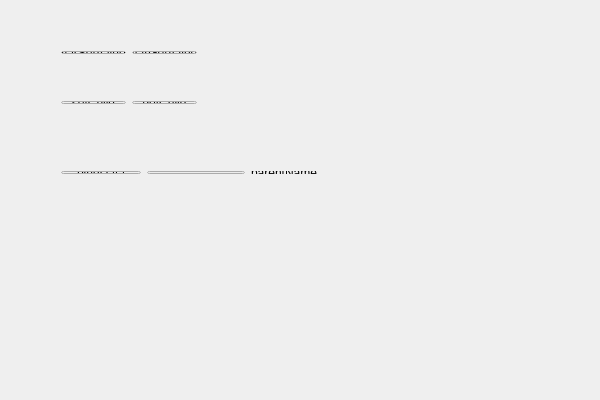
<?xml version="1.0" encoding="UTF-8"?>
<ui version="4.0">
 <class>ReflectDemoMainWidgetClass</class>
 <widget class="QWidget" name="ReflectDemoMainWidgetClass">
  <property name="geometry">
   <rect>
    <x>0</x>
    <y>0</y>
    <width>600</width>
    <height>400</height>
   </rect>
  </property>
  <property name="windowTitle">
   <string>ReflectDemoMainWidget</string>
  </property>
  <widget class="QWidget" name="layoutWidget">
   <property name="geometry">
    <rect>
     <x>50</x>
     <y>40</y>
     <width>158</width>
     <height>25</height>
    </rect>
   </property>
   <layout class="QHBoxLayout" name="horizontalLayout">
    <item>
     <widget class="QPushButton" name="varSetValueButton">
      <property name="sizePolicy">
       <sizepolicy hsizetype="Maximum" vsizetype="Fixed">
        <horstretch>0</horstretch>
        <verstretch>0</verstretch>
       </sizepolicy>
      </property>
      <property name="text">
       <string>varSetValue</string>
      </property>
     </widget>
    </item>
    <item>
     <widget class="QPushButton" name="varGetValueButton">
      <property name="sizePolicy">
       <sizepolicy hsizetype="Maximum" vsizetype="Fixed">
        <horstretch>0</horstretch>
        <verstretch>0</verstretch>
       </sizepolicy>
      </property>
      <property name="text">
       <string>varGetValue</string>
      </property>
     </widget>
    </item>
   </layout>
  </widget>
  <widget class="QWidget" name="layoutWidget">
   <property name="geometry">
    <rect>
     <x>50</x>
     <y>90</y>
     <width>158</width>
     <height>25</height>
    </rect>
   </property>
   <layout class="QHBoxLayout" name="horizontalLayout_2">
    <item>
     <widget class="QPushButton" name="setChildButton">
      <property name="sizePolicy">
       <sizepolicy hsizetype="Maximum" vsizetype="Fixed">
        <horstretch>0</horstretch>
        <verstretch>0</verstretch>
       </sizepolicy>
      </property>
      <property name="text">
       <string>setChild</string>
      </property>
     </widget>
    </item>
    <item>
     <widget class="QPushButton" name="getChildButton">
      <property name="sizePolicy">
       <sizepolicy hsizetype="Maximum" vsizetype="Fixed">
        <horstretch>0</horstretch>
        <verstretch>0</verstretch>
       </sizepolicy>
      </property>
      <property name="text">
       <string>getChild</string>
      </property>
     </widget>
    </item>
   </layout>
  </widget>
  <widget class="QWidget" name="layoutWidget">
   <property name="geometry">
    <rect>
     <x>50</x>
     <y>160</y>
     <width>278</width>
     <height>25</height>
    </rect>
   </property>
   <layout class="QHBoxLayout" name="horizontalLayout_4">
    <item>
     <widget class="QPushButton" name="bindDataButton">
      <property name="text">
       <string>bindData</string>
      </property>
     </widget>
    </item>
    <item>
     <layout class="QHBoxLayout" name="horizontalLayout_3">
      <item>
       <widget class="QLineEdit" name="lineEdit">
        <property name="sizePolicy">
         <sizepolicy hsizetype="Maximum" vsizetype="Fixed">
          <horstretch>0</horstretch>
          <verstretch>0</verstretch>
         </sizepolicy>
        </property>
       </widget>
      </item>
      <item>
       <widget class="QLabel" name="parentNameLabel">
        <property name="text">
         <string>parentName</string>
        </property>
       </widget>
      </item>
     </layout>
    </item>
   </layout>
  </widget>
 </widget>
 <layoutdefault spacing="6" margin="11"/>
 <resources>
  <include location="ReflectDemoMainWidget.qrc"/>
 </resources>
 <connections>
  <connection>
   <sender>varSetValueButton</sender>
   <signal>clicked()</signal>
   <receiver>ReflectDemoMainWidgetClass</receiver>
   <slot>varSetValueButtonClicked()</slot>
   <hints>
    <hint type="sourcelabel">
     <x>140</x>
     <y>52</y>
    </hint>
    <hint type="destinationlabel">
     <x>-83</x>
     <y>70</y>
    </hint>
   </hints>
  </connection>
  <connection>
   <sender>varGetValueButton</sender>
   <signal>clicked()</signal>
   <receiver>ReflectDemoMainWidgetClass</receiver>
   <slot>varGetValueButtonClicked()</slot>
   <hints>
    <hint type="sourcelabel">
     <x>88</x>
     <y>54</y>
    </hint>
    <hint type="destinationlabel">
     <x>-92</x>
     <y>121</y>
    </hint>
   </hints>
  </connection>
  <connection>
   <sender>setChildButton</sender>
   <signal>clicked()</signal>
   <receiver>ReflectDemoMainWidgetClass</receiver>
   <slot>setChildButtonClicked()</slot>
   <hints>
    <hint type="sourcelabel">
     <x>145</x>
     <y>108</y>
    </hint>
    <hint type="destinationlabel">
     <x>-37</x>
     <y>204</y>
    </hint>
   </hints>
  </connection>
  <connection>
   <sender>getChildButton</sender>
   <signal>clicked()</signal>
   <receiver>ReflectDemoMainWidgetClass</receiver>
   <slot>getChildButtonClicked()</slot>
   <hints>
    <hint type="sourcelabel">
     <x>82</x>
     <y>108</y>
    </hint>
    <hint type="destinationlabel">
     <x>-72</x>
     <y>267</y>
    </hint>
   </hints>
  </connection>
  <connection>
   <sender>bindDataButton</sender>
   <signal>clicked()</signal>
   <receiver>ReflectDemoMainWidgetClass</receiver>
   <slot>bindDataButtonClicked()</slot>
   <hints>
    <hint type="sourcelabel">
     <x>72</x>
     <y>171</y>
    </hint>
    <hint type="destinationlabel">
     <x>-67</x>
     <y>171</y>
    </hint>
   </hints>
  </connection>
 </connections>
 <slots>
  <slot>varSetValueButtonClicked()</slot>
  <slot>varGetValueButtonClicked()</slot>
  <slot>setChildButtonClicked()</slot>
  <slot>getChildButtonClicked()</slot>
  <slot>bindDataButtonClicked()</slot>
 </slots>
</ui>
